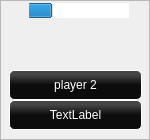
      <widget class="QFrame" name="frame_pl_2">
       <property name="geometry">
        <rect>
         <x>640</x>
         <y>40</y>
         <width>150</width>
         <height>140</height>
        </rect>
       </property>
       <property name="sizePolicy">
        <sizepolicy hsizetype="Fixed" vsizetype="Fixed">
         <horstretch>0</horstretch>
         <verstretch>0</verstretch>
        </sizepolicy>
       </property>
       <property name="minimumSize">
        <size>
         <width>150</width>
         <height>130</height>
        </size>
       </property>
       <property name="maximumSize">
        <size>
         <width>108</width>
         <height>140</height>
        </size>
       </property>
       <property name="styleSheet">
        <string notr="true">#frame_pl_2{
	border: none;
}</string>
       </property>
       <property name="frameShape">
        <enum>QFrame::StyledPanel</enum>
       </property>
       <property name="frameShadow">
        <enum>QFrame::Raised</enum>
       </property>
       <widget class="QFrame" name="frame_10">
        <property name="geometry">
         <rect>
          <x>0</x>
          <y>70</y>
          <width>151</width>
          <height>60</height>
         </rect>
        </property>
        <property name="maximumSize">
         <size>
          <width>16777215</width>
          <height>60</height>
         </size>
        </property>
        <property name="styleSheet">
         <string notr="true">#frame_10{
	border: none;
}</string>
        </property>
        <property name="frameShape">
         <enum>QFrame::StyledPanel</enum>
        </property>
        <property name="frameShadow">
         <enum>QFrame::Raised</enum>
        </property>
        <layout class="QVBoxLayout" name="verticalLayout_2">
         <property name="spacing">
          <number>0</number>
         </property>
         <property name="topMargin">
          <number>0</number>
         </property>
         <property name="bottomMargin">
          <number>0</number>
         </property>
         <item>
          <widget class="QLabel" name="label_pl_2_name">
           <property name="minimumSize">
            <size>
             <width>110</width>
             <height>26</height>
            </size>
           </property>
           <property name="maximumSize">
            <size>
             <width>16777215</width>
             <height>35</height>
            </size>
           </property>
           <property name="styleSheet">
            <string notr="true">color: white;
background-color: qlineargradient(spread:pad, x1:0, y1:0, x2:0, y2:1, stop:0 rgba(70, 70, 70, 255), stop:0.142045 rgba(70, 70, 70, 255), stop:0.494318 rgba(12, 12, 12, 255), stop:1 rgba(12, 12, 12, 255));
border: 1px solid white;
border-radius: 5px;</string>
           </property>
           <property name="text">
            <string>player 2</string>
           </property>
           <property name="alignment">
            <set>Qt::AlignCenter</set>
           </property>
          </widget>
         </item>
         <item>
          <widget class="QLabel" name="label_pl_2_btc">
           <property name="minimumSize">
            <size>
             <width>110</width>
             <height>26</height>
            </size>
           </property>
           <property name="maximumSize">
            <size>
             <width>16777215</width>
             <height>35</height>
            </size>
           </property>
           <property name="styleSheet">
            <string notr="true">color: white;
background-color: qlineargradient(spread:pad, x1:0, y1:0, x2:0, y2:1, stop:0 rgba(70, 70, 70, 255), stop:0.142045 rgba(70, 70, 70, 255), stop:0.494318 rgba(12, 12, 12, 255), stop:1 rgba(12, 12, 12, 255));
border: 1px solid white;
border-radius: 5px;</string>
           </property>
           <property name="text">
            <string>TextLabel</string>
           </property>
           <property name="alignment">
            <set>Qt::AlignCenter</set>
           </property>
          </widget>
         </item>
        </layout>
       </widget>
       <widget class="QLabel" name="label_p2c1">
        <property name="geometry">
         <rect>
          <x>40</x>
          <y>21</y>
          <width>35</width>
          <height>50</height>
         </rect>
        </property>
        <property name="minimumSize">
         <size>
          <width>0</width>
          <height>50</height>
         </size>
        </property>
        <property name="maximumSize">
         <size>
          <width>35</width>
          <height>50</height>
         </size>
        </property>
        <property name="layoutDirection">
         <enum>Qt::RightToLeft</enum>
        </property>
        <property name="styleSheet">
         <string notr="true"/>
        </property>
        <property name="text">
         <string/>
        </property>
        <property name="pixmap">
         <pixmap>images/41x60/back.png</pixmap>
        </property>
        <property name="scaledContents">
         <bool>true</bool>
        </property>
       </widget>
       <widget class="QLabel" name="label_p2c2">
        <property name="geometry">
         <rect>
          <x>85</x>
          <y>21</y>
          <width>35</width>
          <height>50</height>
         </rect>
        </property>
        <property name="minimumSize">
         <size>
          <width>0</width>
          <height>50</height>
         </size>
        </property>
        <property name="maximumSize">
         <size>
          <width>35</width>
          <height>50</height>
         </size>
        </property>
        <property name="styleSheet">
         <string notr="true"/>
        </property>
        <property name="text">
         <string/>
        </property>
        <property name="pixmap">
         <pixmap>images/41x60/back.png</pixmap>
        </property>
        <property name="scaledContents">
         <bool>true</bool>
        </property>
       </widget>
       <widget class="QLabel" name="pl_2_avatar">
        <property name="geometry">
         <rect>
          <x>50</x>
          <y>21</y>
          <width>50</width>
          <height>50</height>
         </rect>
        </property>
        <property name="minimumSize">
         <size>
          <width>50</width>
          <height>50</height>
         </size>
        </property>
        <property name="text">
         <string/>
        </property>
        <property name="pixmap">
         <pixmap>images/ksdfvQWC.png</pixmap>
        </property>
        <property name="scaledContents">
         <bool>true</bool>
        </property>
       </widget>
       <widget class="QWidget" name="layoutWidget">
        <property name="geometry">
         <rect>
          <x>0</x>
          <y>0</y>
          <width>130</width>
          <height>23</height>
         </rect>
        </property>
        <layout class="QHBoxLayout" name="horizontalLayout_7">
         <property name="spacing">
          <number>0</number>
         </property>
         <property name="sizeConstraint">
          <enum>QLayout::SetFixedSize</enum>
         </property>
         <property name="leftMargin">
          <number>9</number>
         </property>
         <item>
          <widget class="QLabel" name="clock_label_2">
           <property name="minimumSize">
            <size>
             <width>20</width>
             <height>21</height>
            </size>
           </property>
           <property name="maximumSize">
            <size>
             <width>20</width>
             <height>21</height>
            </size>
           </property>
           <property name="text">
            <string/>
           </property>
           <property name="pixmap">
            <pixmap>images/fo2woqfz1mxw.png</pixmap>
           </property>
           <property name="scaledContents">
            <bool>true</bool>
           </property>
          </widget>
         </item>
         <item>
          <widget class="QProgressBar" name="progressBar_pl_2">
           <property name="minimumSize">
            <size>
             <width>100</width>
             <height>15</height>
            </size>
           </property>
           <property name="maximumSize">
            <size>
             <width>100</width>
             <height>15</height>
            </size>
           </property>
           <property name="styleSheet">
            <string notr="true">border-left: none;
margin-left: -2px;</string>
           </property>
           <property name="value">
            <number>25</number>
           </property>
           <property name="textVisible">
            <bool>false</bool>
           </property>
          </widget>
         </item>
        </layout>
       </widget>
      </widget>
